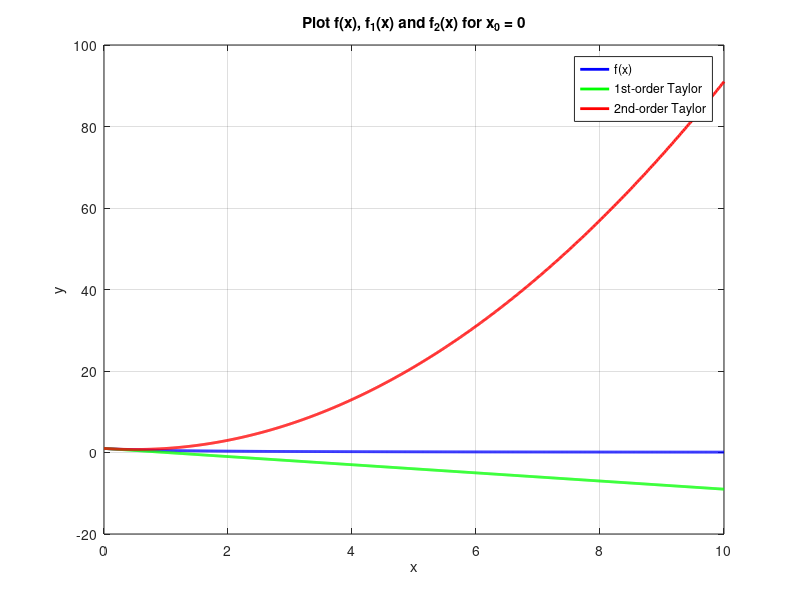
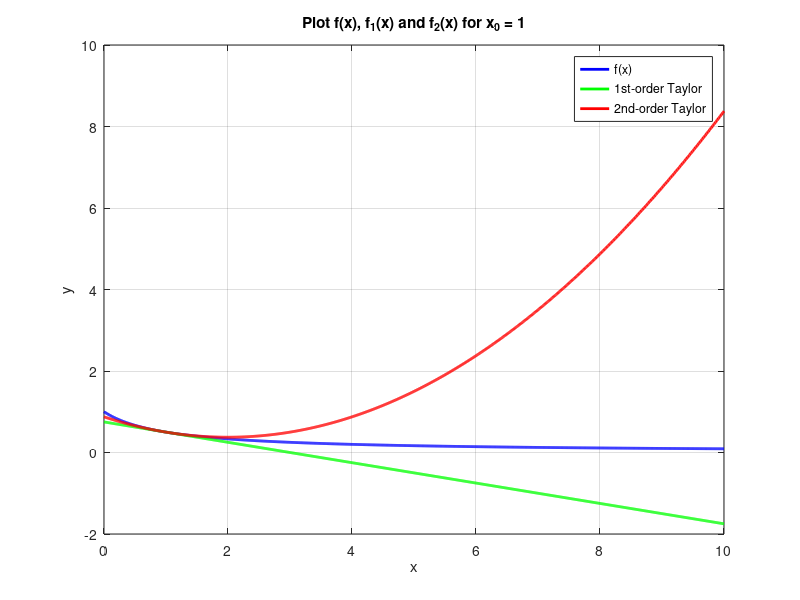
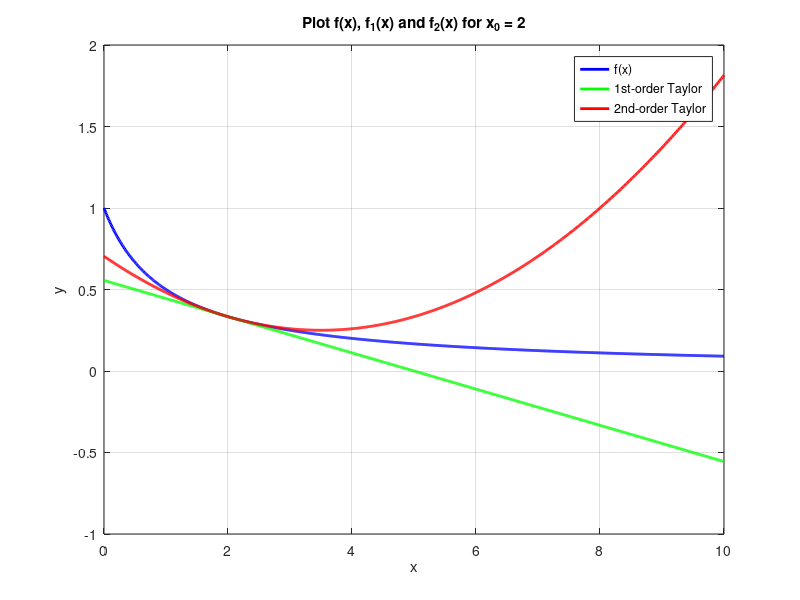
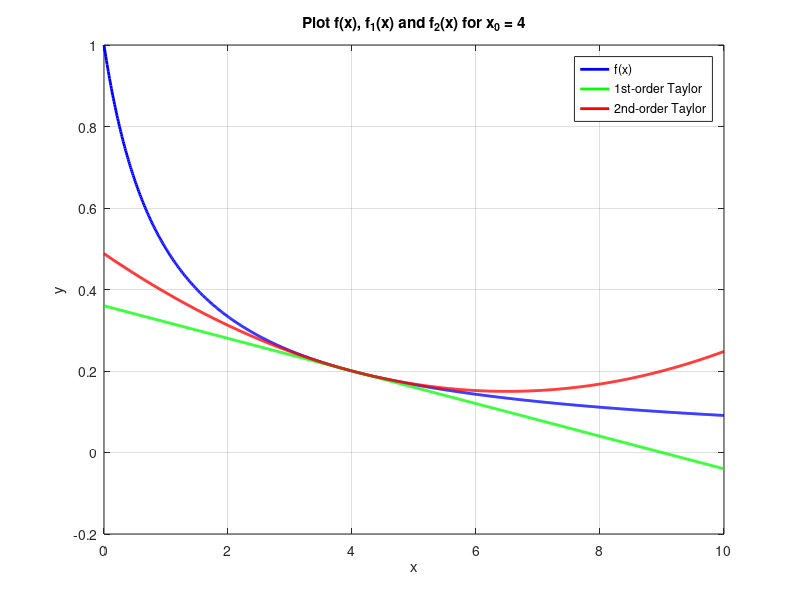

The MATLAB script that drew these images, in order:
clear;
close all;
clc;

x = linspace(0, 10, 1000);

f  = @(x) 1./(1 + x);
fp = @(x) -1./(1 + x).^2;
fpp = @(x) 2./(1 + x).^3;

x0_values = [0, 1, 2, 4];

for i = 1:length(x0_values)
    x0 = x0_values(i);

    f1 = f(x0) + fp(x0).*(x - x0);
    f2 = f(x0) + fp(x0).*(x - x0) + 0.5*fpp(x0).*(x - x0).^2;

    figure;
    plot(x, f(x), 'b', 'LineWidth', 2);
    hold on;
    plot(x, f1, 'g', 'LineWidth', 2);
    plot(x, f2, 'r', 'LineWidth', 2);

    grid on;
    title(['Plot f(x), f_1(x) and f_2(x) for x_0 = ', num2str(x0)]);
    legend('f(x)', '1st-order Taylor', '2nd-order Taylor', 'Location', 'best');
    xlabel('x');
    ylabel('y');
end
